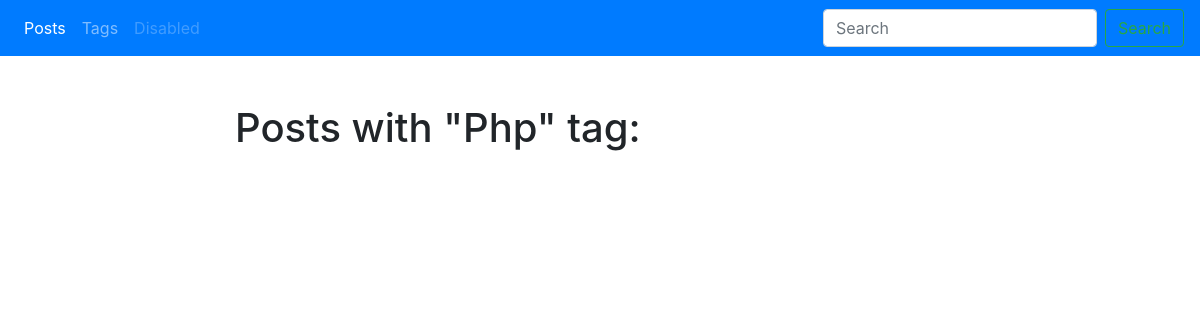
/blog/tag/php/, run on an earlier commit of the app's database.
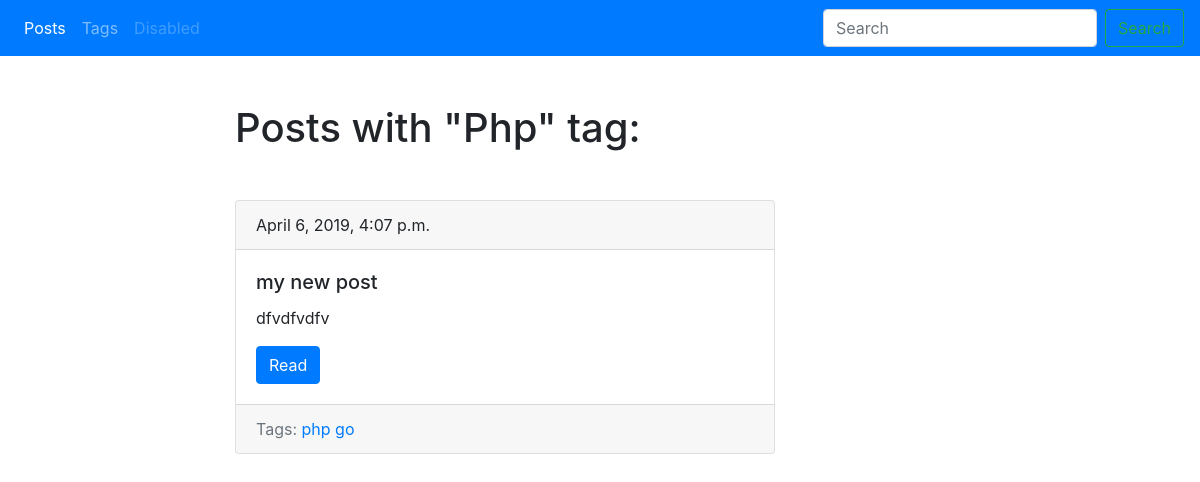
And on a later commit of the database.
### blog/models.py (models this page shows, shortened)
class Tag(models.Model):
    title = models.CharField(max_length=50)
    slug = models.CharField(max_length=50, unique=True)
    def get_absolute_url(self):
        return reverse('tag_detail_url', kwargs={'slug': self.slug})

class Post(models.Model):
    title = models.CharField(max_length=150, db_index=True)
    slug = models.SlugField(max_length=150, blank=True, unique=True)
    body = models.TextField(blank=True, db_index=True)
    tags = models.ManyToManyField('Tag', blank=True, related_name='posts')
    date_pub = models.DateTimeField(auto_now_add=True)
    def get_absolute_url(self):
        return reverse('post_detail_url', kwargs={'slug': self.slug})

### blog/views.py (the view)
# urls.py: path('tag/<str:slug>/', TagDetail.as_view(), name='tag_detail_url'),
class TagDetail(ObjectDetailMixin, View):
    model = Tag
    template = 'blog/tag_detail.html'

### blog/utils.py (called while the page is built)
    def get(self, request, slug):
        obj = get_object_or_404(self.model, slug__iexact=slug)
        return render(request, self.template, context={self.model.__name__.lower(): obj})

### blog/templates/blog/tag_detail.html (shortened to what this page needs)
{% extends 'blog/base_blog.html' %}
{% block content %}
    <h1 class="mb-5">Posts with "{{ tag.title | title }}" tag:</h1>
    {% for post in tag.posts.all %}
        {% include 'blog/includes/post_card_template.html' %}
    {% endfor %}
{% endblock %}

### blog/templates/blog/base_blog.html
{% extends 'base.html' %}

### templates/base.html (shortened to what this page needs)
<!DOCTYPE html>
<html lang="en">
<head>
    <link rel="stylesheet" href="https://stackpath.bootstrapcdn.com/bootstrap/4.3.1/css/bootstrap.min.css"
>
</head>
<body>
<nav class="navbar navbar-expand-lg navbar-dark bg-primary">
    <div class="collapse navbar-collapse" id="navbarSupportedContent">
        <ul class="navbar-nav mr-auto">
            <li class="nav-item active">
                <a class="nav-link" href="{% url 'posts_list_url' %}">Posts <span class="sr-only">(current)</span></a>
            </li>
            <li class="nav-item">
                <a class="nav-link" href="{% url 'tags_list_url' %}">Tags </a>
            </li>
            <li class="nav-item">
                <a class="nav-link disabled" href="#" tabindex="-1" aria-disabled="true">Disabled</a>
            </li>
        </ul>
        <form class="form-inline my-2 my-lg-0">
            <input class="form-control mr-sm-2" type="search" placeholder="Search" aria-label="Search">
            <button class="btn btn-outline-success my-2 my-sm-0" type="submit">Search</button>
        </form>
    </div>
</nav>
<div class="container mt-5">
    <div class="row">
        <div class="col-6 offset-md-2">
            {% block content %}{% endblock %}
        </div>
    </div>
</div>
</body>
</html>

### blog/templates/blog/includes/post_card_template.html
<div class="card mb-3">
    <div class="card-header">
        {{ post.date_pub }}
    </div>
    <div class="card-body">
        <h5 class="card-title"> {{ post.title }} </h5>
        <p class="card-text"> {{ post.body|truncatewords:15 }} </p>
        <a href="{{ post.get_absolute_url }}" class="btn btn-primary">Read</a>
    </div>
    <div class="card-footer text-muted">
        Tags:
        {% for tag in post.tags.all %}
            <a href="{{ tag.get_absolute_url }}">{{ tag.title }}</a>
        {% endfor %}
    </div>
</div>

What changed in the data, as far as the page shows it:
added Post: date_pub "April 6, 2019, 4:07 p.m.", title "my new post", body "dfvdfvdfv", Tag (title "php")
now on this page (row unchanged): Tag: title "go"
